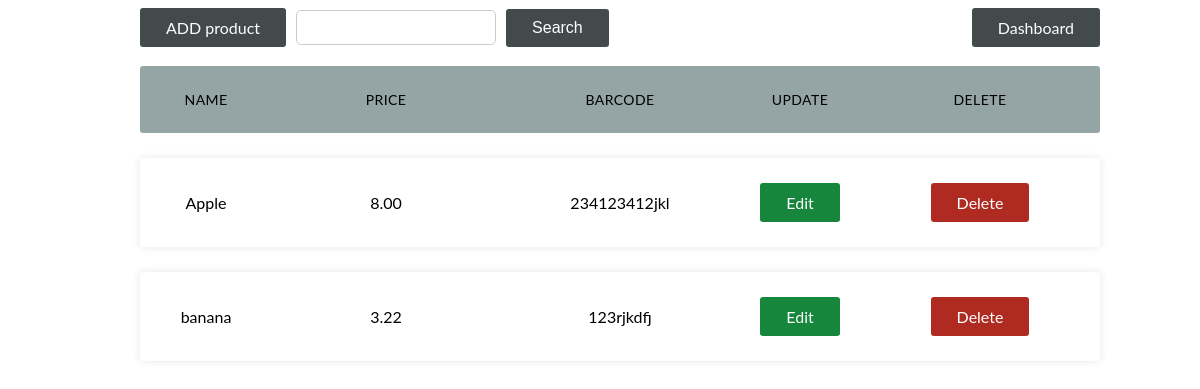
/product.php (signed in), run on the app's committed database.
### tables this page shows
CREATE TABLE `products` (
  `product_id` int(11) NOT NULL,
  `name` varchar(30) NOT NULL,
  `price` decimal(11,2) NOT NULL,
  `barcode` varchar(17) NOT NULL,
  `auth_id` int(11) NOT NULL
);

### classes/DbConfig.php (called while the page is built, shortened)
<?php
class DbConfig
{
	private $_host = 'localhost';
	private $_username = 'root';
	private $_password = '';
	private $_database = 'tests';
	protected $connection;
	public function __construct()
	{
		if (!isset($this->connection)) {
			$this->connection = new mysqli($this->_host, $this->_username, $this->_password, $this->_database);
		}
		return $this->connection;
	}
}

### classes/Crud.php (called while the page is built, shortened)
<?php
include_once 'DbConfig.php';
class Crud extends DbConfig
{
	public function getData($query)
	{
		$result = $this->connection->query($query);
		return $result;
	}
}

### product.php (the view, shortened to what this page needs)
<?php
include_once("classes/Crud.php");
if ($_SESSION['product-switch'] == 0) {
    $crud = new Crud();
    $auth_id = $_SESSION['auth_user']['id'];
    $query = "SELECT * FROM products WHERE auth_id = '$auth_id' ORDER BY name ASC";
    $result = $crud->getData($query);
?>
    <html>
    <head>
        <link rel="stylesheet" href="assets/table.css">
    </head>
    <body>
        <div class="container">
            <ul style="list-style-type: none;" class="responsive-table">
                <div style="display: flex; flex-direction: row; justify-content: space-between;  ">
                    <div style="display: flex; flex-direction: row; justify-content: space-between;">
                        <a style="align-self: center;" class="addButton" href="product.php?code=3&form=<?= "add" ?>" id="executeButton">ADD product</a>
                        <form action="product.php?code=0" method="post" name="formx">
                            <input class="search_input" type="text" name="search">
                            <input style="align-self: center;" class="addButton" value="Search" type="submit" name="SEARCH">
                        </form>
                    </div>
                    <a class="addButton" href="index.php" name="logout_btn">Dashboard</a>
                </div><br>
                <li class="table-header">
                    <div class="col col-1">Name</div>
                    <div class="col col-2">price</div>
                    <div class="col col-4">barcode</div>
                    <div class="col col-4">Update</div>
                    <div class="col col-4">Delete</div>
                </li>
                <?php
                if (mysqli_num_rows($result) > 0) {
                    foreach ($result as $res) {
                ?>
                        <li class="table-row">
                            <div class="col col-1"><?= $res['name'] ?></div>
                            <div class="col col-2"><?= $res['price'] ?></div>
                            <div class="col col-3"><?= $res['barcode'] ?></div>
                            <div class="col col-4"><a class="updateButton" href="product.php?code=3&id=<?= $res['product_id'] ?>&form=<?= "update" ?>">Edit</a></div>
                            <div class=" col col-4"><a class="DeleteButton" href="product.php?code=4&id=<?= $res['product_id'] ?>&name=<?= $res['name'] ?>" onClick=" return confirm('Are you sure you want to delete?')">Delete</a></div>
                        </li>
                    <?php
                    }
                } else {
                    ?> <li class="table-row">
                        <div class="col col-1">No products</div>
                    </li>
                <?php } ?>
            </ul>
        </div>
    </body>
    </html>
<?php }
?>

### assets/table.css (style rules this page uses)
body { font-family: "lato", sans-serif; }
.container { max-width: 1000px; margin-left: auto; margin-right: auto; padding-left: 10px; padding-right: 10px; }
.updateButton { background-color: #16863c; border: none; color: white; padding: 10px 26px; text-align: center; text-decoration: none; display: inline-block; font-size: 16px; border-radius: 3px; }
.DeleteButton { background-color: #af2b21; border: none; color: white; padding: 10px 26px; text-align: center; text-decoration: none; display: inline-block; font-size: 16px; border-radius: 3px; }
.addButton { background-color: #424a4b; border: none; color: white; padding: 10px 26px; text-align: center; text-decoration: none; display: inline-block; font-size: 16px; border-radius: 3px; cursor: pointer; }

### product.php (style rules this page uses)
.search_input { height: 90%; width: 200px; outline: none; padding: 0 18px 0 18px; font-size: 16px; border-radius: 5px; border: 1px solid #ccc; margin-left: 10px; margin-right: 10px; align-self: center; }
form { margin: 0; display: flex; flex-direction: row; }

### data on the page
products: name "Apple", price "8.00", barcode "234123412jkl"
products: name "banana", price "3.22", barcode "123rjkdfj"
